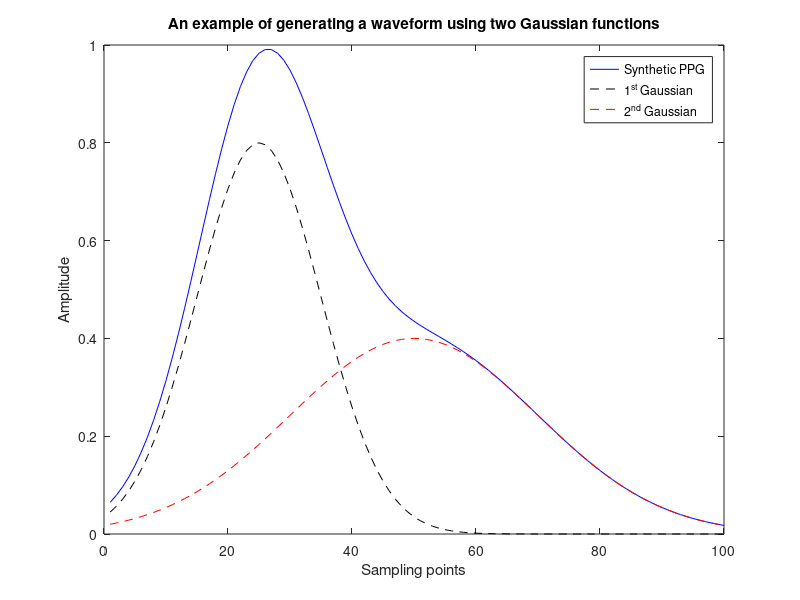

The MATLAB script that drew this image:
%Mô phỏng tín hiệu PPG bằng kết hợp 2 hàm phân phối chuẩn Gaussian  
a = [0.8,0.4] %Chiều cao của đỉnh 0.8 hoặc 0.4
mu = [25,50] %Trung tâm của đỉnh 25 hoặc 50
sigma = [10,20] %Độ lệch chuẩn 10 hoặc 20
x = 1:1:100
y1 = a(1) * exp(-(((x-mu(1))/sigma(1)).^2)/2)
y2 = a(2) * exp(-(((x-mu(2))/sigma(2)).^2)/2)
y = y1 + y2%Kết hợp 2 hàm Gau
figure; plot(x,y,'b')
hold on; plot(x,y1,'k--');plot(x,y2,'r--')
xlabel("Sampling points")
ylabel("Amplitude")
legend("Synthetic PPG","1^{st} Gaussian","2^{nd} Gaussian")
title("An example of generating a waveform using two Gaussian functions");